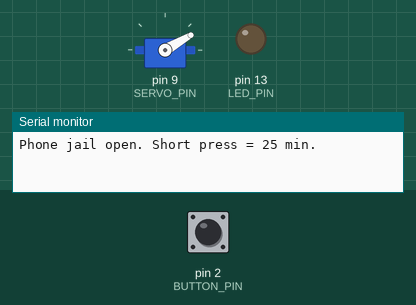
Recording of a sketch running on a simulated Arduino Nano, built with avr-gcc and run on an emulated ATmega328P. Shown: servo, output pins drawn as LEDs (lit = HIGH), the last lines printed to the serial monitor. Dashed ring = blinking. The inputs (shaded band) are chosen by the test bench; at power-on: pin 2 (BUTTON_PIN) HIGH.

Above: at 1.8 s.
1.9 s: pin 2 (BUTTON_PIN) pulled LOW for 0.15 s
At 2.6 s:
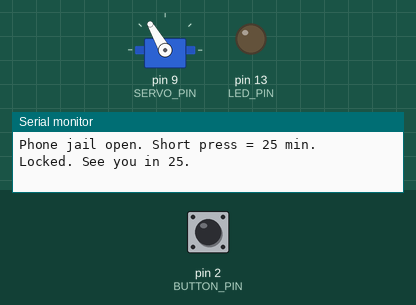
5.0 s: pin 2 (BUTTON_PIN) pulled LOW for 3.2 s
At 7.21 s:
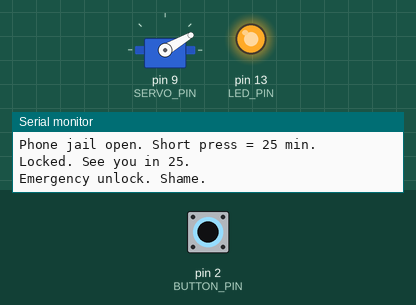
9.7 s: pin 2 (BUTTON_PIN) pulled LOW for 1 s
At 11.6 s:
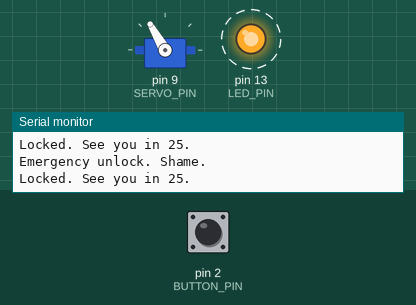
Timing chart, 0 to 16.9 s (numbered marks = the images above; inputs shaded):
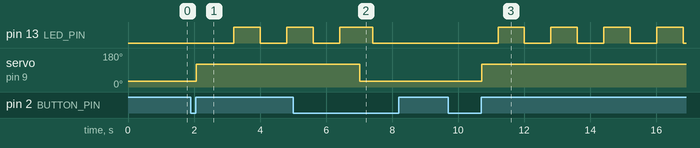

Measured:
- after the input at 1.9 s, pin 13 (LED_PIN): LOW → HIGH after 1.3 s, → LOW 0.80 s later, → HIGH 0.80 s later; servo on pin 9 (SERVO_PIN): 30° → 120° after 0.16 s
- after the input at 5.0 s, servo on pin 9 (SERVO_PIN): 120° → 30° after 2.0 s
- after the input at 9.7 s, pin 13 (LED_PIN): alternates HIGH for 0.80 s and LOW for 0.80 s, starting after 1.5 s; servo on pin 9 (SERVO_PIN): 30° → 120° after 1.0 s

The sketch:

phone-jail.ino
```cpp
/*
  Phone jail — you built your own enemy

  BOARD: Arduino Nano (same as the feeder)
  Drop YOUR phone in the box. Short press = the latch closes
  for 25 minutes (pomodoro). When the timer dies the bar
  slides open. Hold 2 seconds = emergency unlock. You will
  feel shame. That is the spec.

  Only your phone. Do not jail someone else's.

  1 SERVO
  -------
  Latch  D9   OPEN  = slot clear, phone can come out
              SHUT  = cardboard bar across the opening

  MOUNT
  -----
  1. Shoebox or snack box, phone-sized.
  2. Cut a slot in the lid. Servo inside. Horn = cardboard
     bar that slides over the slot.
  3. Optional USB hole in the side so it can still charge.
     The jail is about attention, not theft.
  4. Nano + battery taped under the lid. Button on the
     OUTSIDE. If the button is inside, you already lost.

        [ bar / latch ]
     =================== lid
        phone
     [ Nano ]  (button on the outside)

  WIRING
  ------
  Servo        orange → D9
               brown  → GND
               red    → 5V pack (share GND)
  Button       D2 → button → GND
  LED onboard  D13 on while locked

  HOW TO USE
  ----------
  1. Upload. Short press. Bar should close. Wait, or hold
     2 seconds to open it again.
  2. If shut / open are backwards, swap LATCH_OPEN and
     LATCH_SHUT.
  3. Change LOCK_MS if 25 minutes is too kind or too mean.
*/

#include <Servo.h>

const int BUTTON_PIN = 2;
const int SERVO_PIN  = 9;
const int LED_PIN    = 13;

const int LATCH_OPEN = 30;
const int LATCH_SHUT = 120;

const int MOVE_MS = 400;
const unsigned long LOCK_MS       = 25UL * 60UL * 1000UL;
const unsigned long LONG_PRESS_MS = 2000;
const unsigned long BLINK_MS      = 800;

Servo latch;

unsigned long buttonDownMs = 0;
unsigned long lockUntil    = 0;
bool buttonWasDown    = false;
bool longPressHandled = false;
bool locked           = false;

void setup() {
  pinMode(BUTTON_PIN, INPUT_PULLUP);
  pinMode(LED_PIN, OUTPUT);
  digitalWrite(LED_PIN, LOW);

  Serial.begin(9600);
  delay(200);

  openLatch();
  Serial.println("Phone jail open. Short press = 25 min.");
}

void loop() {
  handleButton();
  handleLock();
  delay(20);
}

void handleButton() {
  bool down = digitalRead(BUTTON_PIN) == LOW;

  if (down && !buttonWasDown) {
    buttonDownMs = millis();
    longPressHandled = false;
  }

  if (down && !longPressHandled && (millis() - buttonDownMs >= LONG_PRESS_MS)) {
    longPressHandled = true;
    if (locked) {
      Serial.println("Emergency unlock. Shame.");
      unlock();
    }
  }

  if (!down && buttonWasDown && !longPressHandled) {
    if (!locked) {
      Serial.println("Locked. See you in 25.");
      lockUp();
    } else {
      Serial.println("Still locked. Hold 2s to quit.");
    }
  }

  buttonWasDown = down;
}

void handleLock() {
  if (!locked) return;

  if (millis() >= lockUntil) {
    Serial.println("Time. You may have the phone.");
    unlock();
    return;
  }

  unsigned long pulse = millis() % (BLINK_MS * 2);
  digitalWrite(LED_PIN, pulse < BLINK_MS ? HIGH : LOW);
}

void lockUp() {
  latch.attach(SERVO_PIN);
  latch.write(LATCH_SHUT);
  delay(MOVE_MS);
  latch.detach();
  locked = true;
  lockUntil = millis() + LOCK_MS;
  digitalWrite(LED_PIN, HIGH);
}

void unlock() {
  openLatch();
  locked = false;
  lockUntil = 0;
  digitalWrite(LED_PIN, LOW);
}

void openLatch() {
  latch.attach(SERVO_PIN);
  latch.write(LATCH_OPEN);
  delay(MOVE_MS);
  latch.detach();
}
```
